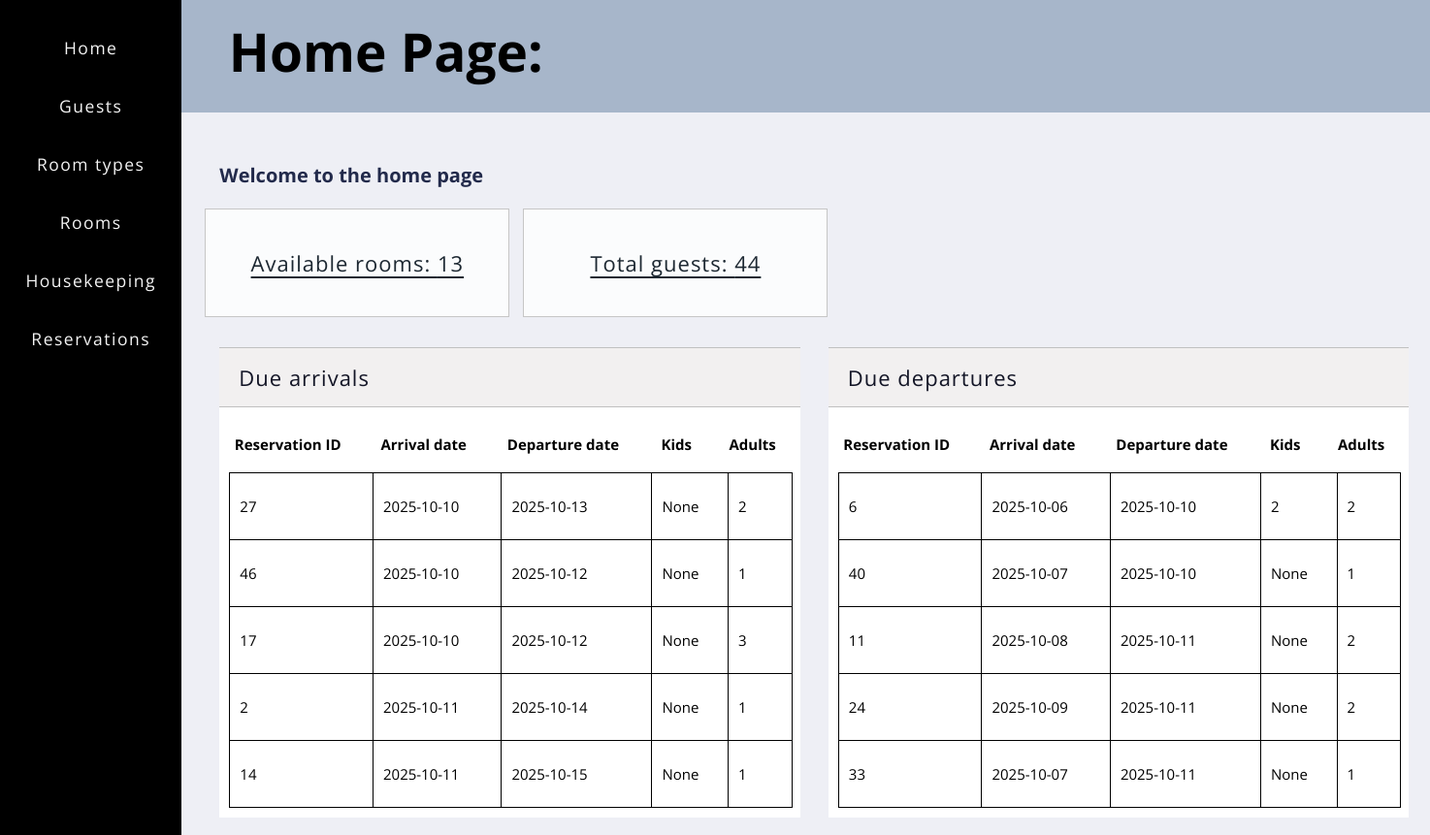
The page / on the database its author committed.
### tables this page shows
CREATE TABLE RESERVATIONS (reservation_id INTEGER PRIMARY KEY, arrival_date DATE, departure_date DATE, kid_num INTEGER, adult_num INTEGER);

### app.py (the view)
@app.route("/")
def home():
    db = get_db()
    get_all_hm = db.cursor()
    Due_arrivals = get_all_hm.execute("SELECT * FROM RESERVATIONS WHERE (julianday(arrival_date) - julianday('2025-10-10'))>= 0 ORDER BY arrival_date LIMIT 5 ").fetchall()
    Due_departures = get_all_hm.execute("SELECT * FROM RESERVATIONS WHERE (julianday(departure_date) - julianday('2025-10-10'))>= 0 ORDER BY departure_date LIMIT 5 ").fetchall()
    Guest_now = []
    Get_now_res = get_all_hm.execute("SELECT * FROM RESERVATIONS WHERE (julianday(arrival_date)<julianday('2025-10-10')) AND (julianday(departure_date)>julianday('2025-10-10'))").fetchall()
    for bz in Get_now_res:
        Get_now_gid = get_all_hm.execute("SELECT guest_id FROM GUESTS_RESERVATIONS WHERE reservation_id = '" +(str(bz[0]))+ "'").fetchall()
        for cz in Get_now_gid:
            Guest_now.append(cz)
    Guest_now = len(Guest_now)
    available_rooms = get_all_hm.execute("SELECT COUNT(room_num) FROM ROOMS WHERE status_code = 'VC'").fetchall()
    return render_template("index.html",Due_arrivals=Due_arrivals, Due_departures=Due_departures, available_rooms=available_rooms, Guest_now=Guest_now)

### app.py (called while the page is built)
def get_db():
    if "db" not in g:
        g.db = sqlite3.connect(DATABASE)
        g.db.row_factory = sqlite3.Row
    return g.db

### Templates/index.html
{% extends "layout.html" %}
{% block body %}
<link rel="stylesheet" href= "{{url_for('static', filename='home.css')}}">
<h1> Home Page:</h1>
<h3> Welcome to the home page </h3>
<a href="http://127.0.0.1:5000/Rooms"> Available rooms: {{available_rooms[0][0]}} </a>
<a href="http://127.0.0.1:5000/Guests"> Total guests: {{Guest_now}} </a></br>
<div>
    <a href="{{ url_for('Reservation', order='arrival_date') }}">Due arrivals </a>
    <table>
        <thead>
            <tr>
                <th>Reservation ID</th>
                <th>Arrival date</th>
                <th>Departure date</th>
                <th>Kids</th>
                <th>Adults</th>
            </tr>
        </thead>
        <tbody>
          {% for res in Due_arrivals %}
          <tr>
              <td> {{res[0]}} </td>
              <td> {{res[1]}} </td>
              <td> {{res[2]}} </td>
              <td> {{res[3]}} </td>
              <td> {{res[4]}} </td>
         </tr>
          {% endfor %}
    </table>
</div>
<div>
    <a href="{{ url_for('Reservation', order='departure_date') }}">Due departures </a>
    <table>
        <thead>
            <tr>
                <th>Reservation ID</th>
                <th>Arrival date</th>
                <th>Departure date</th>
                <th>Kids</th>
                <th>Adults</th>
            </tr>
        </thead>
        <tbody>
        {% for res2 in Due_departures %}
        <tr>
            <td> {{res2[0]}} </td>
            <td> {{res2[1]}} </td>
            <td> {{res2[2]}} </td>
            <td> {{res2[3]}} </td>
            <td> {{res2[4]}} </td>
        </tr>
        {% endfor %}
    </table>
</div>
{% endblock %}

### Templates/layout.html (shortened to what this page needs)
<!DOCTYPE html>
<html>
    <head>
    <link rel="stylesheet" href= "{{url_for('static', filename='layout.css')}}">
    </head>
    <body>
        <div class = "menubar">
            <a href="http://127.0.0.1:5000/">Home</a></br>
            <a href="http://127.0.0.1:5000/Guests">Guests</a></br>
            <a href="http://127.0.0.1:5000/Roomtypes">Room types</a></br>
            <a href="http://127.0.0.1:5000/Rooms">Rooms</a></br>
            <a href="http://127.0.0.1:5000/Housekeeping">Housekeeping</a></br>
            <a href="http://127.0.0.1:5000/Reservations">Reservations</a>
        </div>
    {% block body %}
    {% endblock %}
    </body>
</html>

### static/layout.css (style rules this page uses)
.menubar a { color: rgb(244, 244, 244); font-family: 'Open Sans'; text-decoration: none; font-size: 17.5px; border: none; padding: 5px; line-height: normal; margin: 0px; background-color: rgb(0, 0, 0); letter-spacing: 1.5px; width: 100%; height: 0; border-radius: 0; display: inline; text-align: center; }
.menubar { background-color: rgb(0, 0, 0); height: 100%; width: 10%; text-align: center; line-height: 60px; font-size: 17px; position: fixed; display: inline-block; margin: 0; top: 0; left: 0; border: none; border-radius: 0; padding: 20px; z-index: 9999; box-shadow: none; }
a { color: black; text-underline-offset: 3px; }
body { margin-top: 10%; margin-left: 14%; background-color: rgb(238, 239, 245); font-family: 'Open Sans'; }
h1 { font-family: 'Open Sans'; font-weight: bolder; padding : 1% 6%; font-size: 55px; width: 100%; height:10%; background-color: rgb(167, 182, 202); top: 0; left: 10%; margin: 0; position: absolute; }
h3 { margin-bottom: 0px }

### static/home.css (style rules this page uses)
a { color:rgb(29, 40, 50); letter-spacing: 1px; font-size: 22px; text-underline-offset: 5px; background-color: rgba(255, 255, 255, 0.801); display: inline-block; margin: 1px 5px; padding: 40px 30px; width: 20%; height: 20%; text-align: center; border: solid; border-width : 1.5px; border-color: rgb(198, 198, 198); border-collapse: collapse; }
h3 { font-size: 20px; padding : 20px; margin:0; font-family: 'Open Sans'; color : rgb(34, 42, 75); }
div { display: inline-block ; font-family: 'Open Sans'; background-color: rgb(255, 255, 255); padding: 0; margin: 30px 5px 10px 20px; width: 47.5%; font-size: 15px; border-collapse: collapse; }
div a { border: none; border-bottom: solid; border-top: solid; border-width : 1px; border-color: rgb(192, 192, 192); text-align: left; width: 100%; height: auto; line-height: normal ; padding: 15px 0px; display: block; background-color: rgb(242, 240, 240); color:rgb(19, 21, 38); margin: 0 ; text-indent: 20px; text-decoration: none; }
tr { line-height: 55px; }
th { padding-right: 5%; }
table { border-collapse: collapse; margin:10px; width: 97%; }
td { border : solid; border-width : 1.5px; border-color : rgb(0, 0, 0); padding: 6.5px 10px; }

### rows shown on the page
RESERVATIONS: reservation_id "27", arrival_date "2025-10-10", departure_date "2025-10-13", res "None", adult_num "2"
RESERVATIONS: reservation_id "46", arrival_date "2025-10-10", departure_date "2025-10-12", res "None", adult_num "1"
RESERVATIONS: reservation_id "17", arrival_date "2025-10-10", departure_date "2025-10-12", res "None", adult_num "3"
RESERVATIONS: reservation_id "2", arrival_date "2025-10-11", departure_date "2025-10-14", res "None", adult_num "1"
RESERVATIONS: reservation_id "14", arrival_date "2025-10-11", departure_date "2025-10-15", res "None", adult_num "1"
RESERVATIONS: reservation_id "6", arrival_date "2025-10-06", departure_date "2025-10-10", kid_num "2", adult_num "2"
RESERVATIONS: reservation_id "40", arrival_date "2025-10-07", departure_date "2025-10-10", res2 "None", adult_num "1"
RESERVATIONS: reservation_id "11", arrival_date "2025-10-08", departure_date "2025-10-11", res2 "None", adult_num "2"
RESERVATIONS: reservation_id "24", arrival_date "2025-10-09", departure_date "2025-10-11", res2 "None", adult_num "2"
RESERVATIONS: reservation_id "33", arrival_date "2025-10-07", departure_date "2025-10-11", res2 "None", adult_num "1"

### other values the page prints
{{ available_rooms[0][0] }} "13"
{{ Guest_now }} "44"
